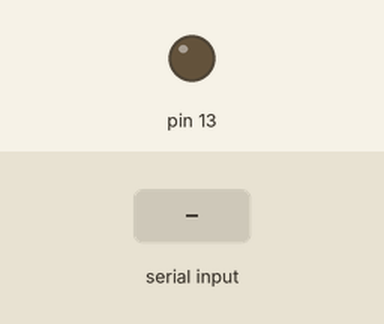
Recording of a sketch running on a simulated Arduino Uno, built with avr-gcc and run on an emulated ATmega328P. Parts: output pins drawn as LEDs (lit = HIGH). The test bench sets the inputs (shaded band).

Above: at 1.2 s.
1.3 s: "A" received over Serial
At 3.0 s:
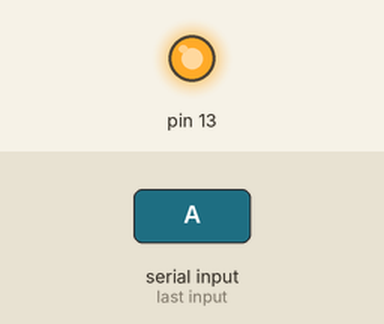
3.8 s: "a" received over Serial
At 5.9 s:
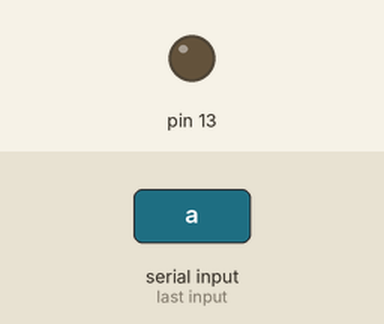
6.2 s: "b" received over Serial
At 7.9 s:
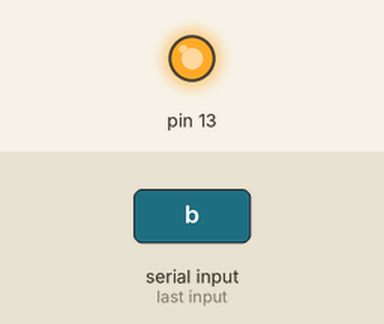
Timing chart, 0 to 9.7 s (numbered marks = the images above; inputs shaded):
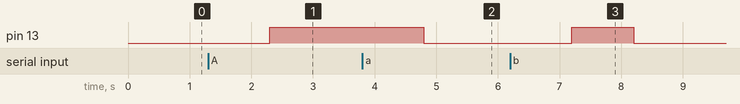

The sketch:

visualStudioInterface.ino
```cpp
String data;
char d1;
void setup() {
  // put your setup code here, to run once:
  Serial.begin(115200);
  pinMode(13,OUTPUT);
}

void loop() {
  // put your main code here, to run repeatedly:
  if(Serial.available()){
    data = Serial.readString();
    d1 = data.charAt(0);

    if(d1=='A'){
      digitalWrite(13,HIGH);
    }else if(d1=='a'){
      digitalWrite(13,LOW);
    }else if(d1=='b'){
      blinkLED();
    }else if(d1=='t'){
      Serial.write("H");
    }
  }

}
void blinkLED(){
  digitalWrite(13,HIGH);
  delay(1000);
  digitalWrite(13,LOW);
}
```

Measured:
- after the input at 1.3 s, pin 13: LOW → HIGH after 1.0 s
- after the input at 3.8 s, pin 13: HIGH → LOW after 1.0 s
- after the input at 6.2 s, pin 13: LOW → HIGH after 1.0 s, → LOW 1.0 s later
